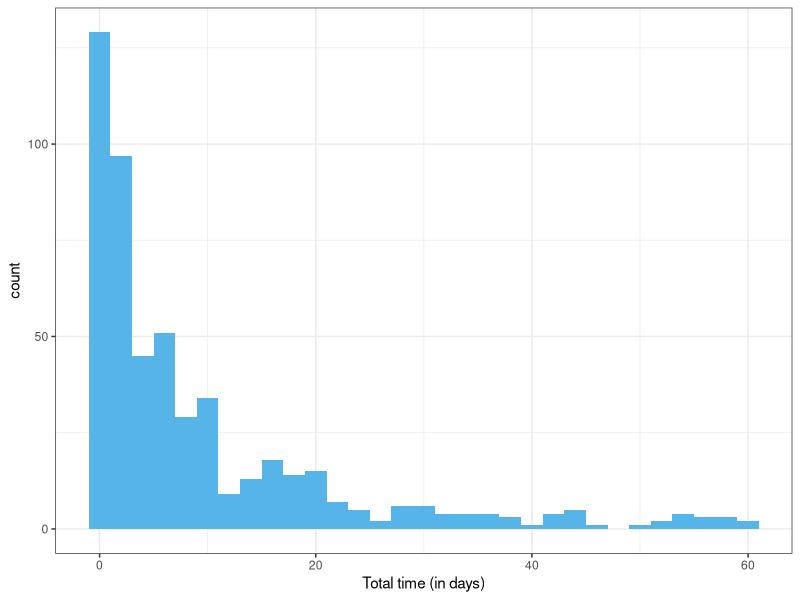
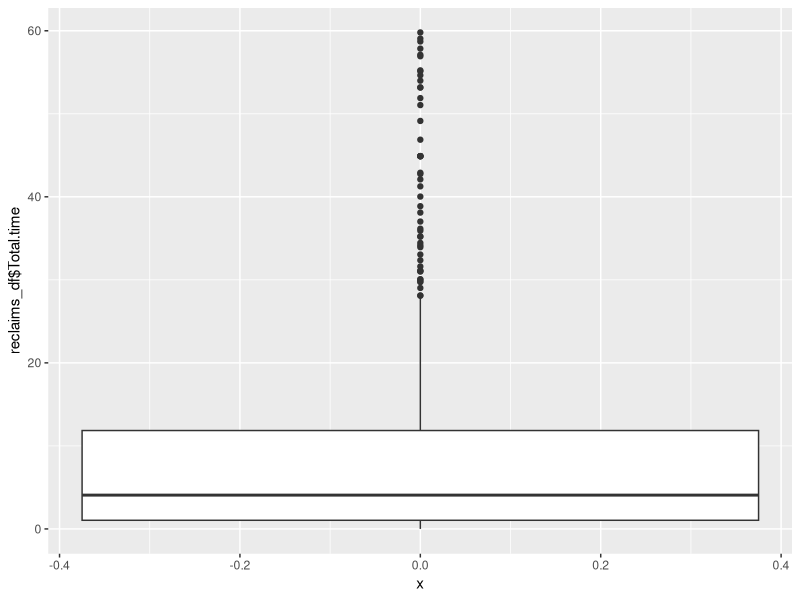

R code for these plots, in order:
# Title     : TODO
# Objective : Histogram, boxplot
# Created by: oscarhernandezlopez
# Created on: 21/06/21

require(ggplot2)

coffee_df<-read.csv("Caffeine_batches-Table 1.csv",
               header = TRUE,
               sep = ",",
               stringsAsFactors = FALSE,
               skip = 6) [ ,1:2]

summary(coffee_df)

reclaims_df<-read.csv("Investigation_time-Table_1.csv",
               header = TRUE,
               sep = ",",
               stringsAsFactors = FALSE,
               skip = 11)

#Make a histogram of Total Time
ggplot(data = reclaims_df, aes(reclaims_df$Total.time)) +
  geom_histogram(fill="#56B4E9",binwidth = 2) +
  xlab("Total time (in days)") +
  theme_bw()
  #Roughly 130 values have a time around 0.
  # Larger total times are more scarce.
  # Total times of 45 days or more, rarely occur



#Make a boxplot of Total Time
ggplot(reclaims_df, aes(x=0, y=reclaims_df$Total.time)) +
  geom_boxplot()
  #Median is around 4, therefore 50% of all claims are handled within 4 days
  #75% of the claims are handled within 12 days.
  #There is a very short whisker at the bottom and a very large at the top
  #as well as many outliers at the top, showing an skewed distribution
  #also seen in the histogram


